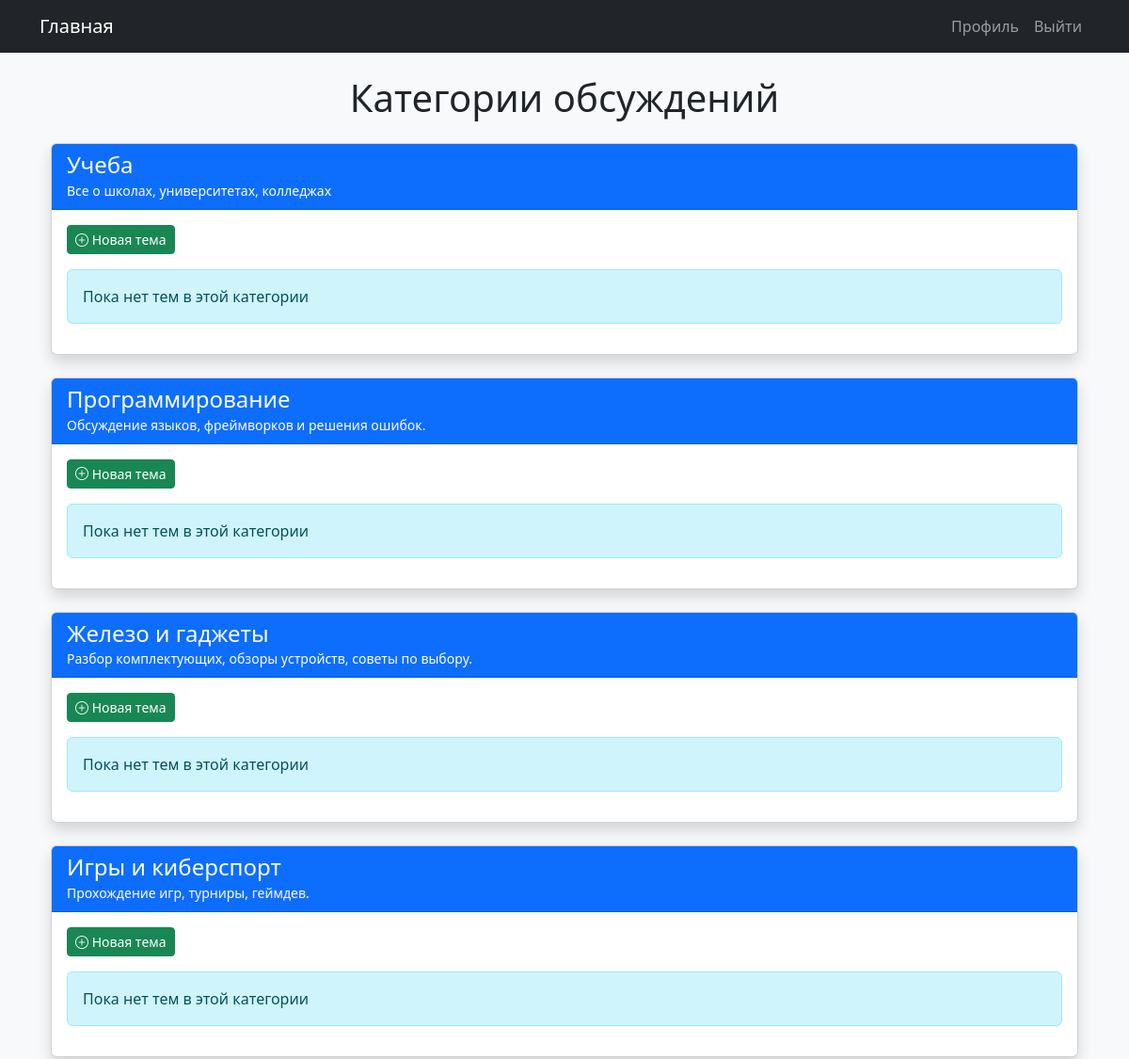
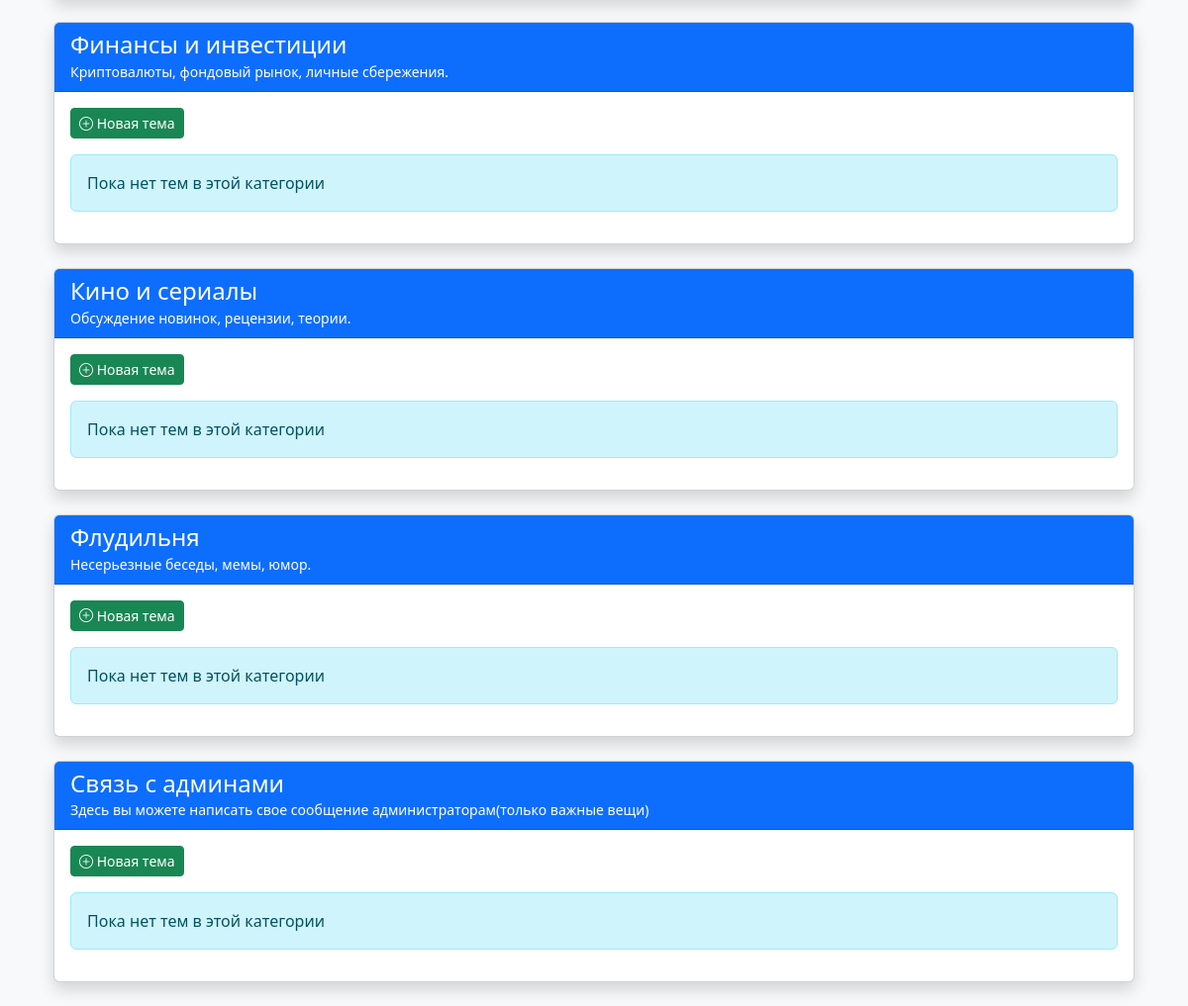
The app's page / (signed in) with its own data (2 pictures, top to bottom).
### app.py (models this page shows)
class Category(db.Model):
    id = db.Column(db.Integer, primary_key=True)
    name = db.Column(db.String(128), unique=True)
    description = db.Column(db.String(256))
    topics = db.relationship('Topic', backref='category', lazy='dynamic', cascade='all, delete-orphan')

### app.py (the view)
@app.route('/')
def index():
    categories = Category.query.all()
    return render_template('index.html', categories=categories)

### app.py (called while the page is built)
@login_manager.user_loader
def load_user(id):
    return User.query.get(int(id))

### templates/index.html (shortened to what this page needs)
{% extends "base.html" %}
{% block content %}
<div class="container">
    <h1 class="mb-4 text-center">Категории обсуждений</h1>
    {% for category in categories %}
    <div class="card shadow mb-4">
        <div class="card-header bg-primary text-white">
            <div class="d-flex justify-content-between align-items-center">
                <div>
                    <h4 class="mb-0">{{ category.name }}</h4>
                    <small>{{ category.description }}</small>
                </div>
            </div>
        </div>
        <div class="card-body">
            {% if current_user.is_authenticated and not current_user.banned %}
            <a href="{{ url_for('create_topic', category_id=category.id) }}"
               class="btn btn-success btn-sm mb-3">
               <i class="bi bi-plus-circle"></i> Новая тема
            </a>
            {% endif %}
            {% for topic in category.topics %}
            <div class="topic-item card mb-2">
                <div class="card-body d-flex justify-content-between align-items-center">
                    <div>
                        <h5 class="card-title">
                            <a href="{{ url_for('topic', topic_id=topic.id) }}"
                               class="text-decoration-none">
                               {{ topic.title }}
                            </a>
                        </h5>
                        <small class="text-muted">
                            Автор:
                            <a href="{{ url_for('profile', user_id=topic.author.id) }}"
                               class="text-dark">
                               {{ topic.author.username }}
                            </a>
                            | {{ topic.created_at.strftime('%d.%m.%Y в %H:%M') }}
                            | Комментариев: {{ topic.comments.count() }}
                        </small>
                    </div>
                    {% if current_user.role in ['admin', 'moderator'] %}
                    <div class="btn-group">
                        <a href="{{ url_for('delete_topic', topic_id=topic.id) }}"
                           class="btn btn-danger btn-sm"
                           onclick="return confirm('Удалить тему навсегда?')">
                           Удалить
                        </a>
                    </div>
                    {% endif %}
                </div>
            </div>
            {% else %}
            <div class="alert alert-info">Пока нет тем в этой категории</div>
            {% endfor %}
        </div>
    </div>
    {% else %}
    <div class="alert alert-info">Пока нет категорий для обсуждений</div>
    {% endfor %}
</div>
{% endblock %}

### records on screen
Category: name "Учеба", description "Все о школах, университетах, колледжах"
Category: name "Программирование", description "Обсуждение языков, фреймворков и решения ошибок."
Category: name "Железо и гаджеты", description "Разбор комплектующих, обзоры устройств, советы по выбору."
Category: name "Игры и киберспорт", description "Прохождение игр, турниры, геймдев."
Category: name "Финансы и инвестиции", description "Криптовалюты, фондовый рынок, личные сбережения."
Category: name "Кино и сериалы", description "Обсуждение новинок, рецензии, теории."
Category: name "Флудильня", description "Несерьезные беседы, мемы, юмор."
Category: name "Связь с админами", description "Здесь вы можете написать свое сообщение администраторам(только важные вещи)"
